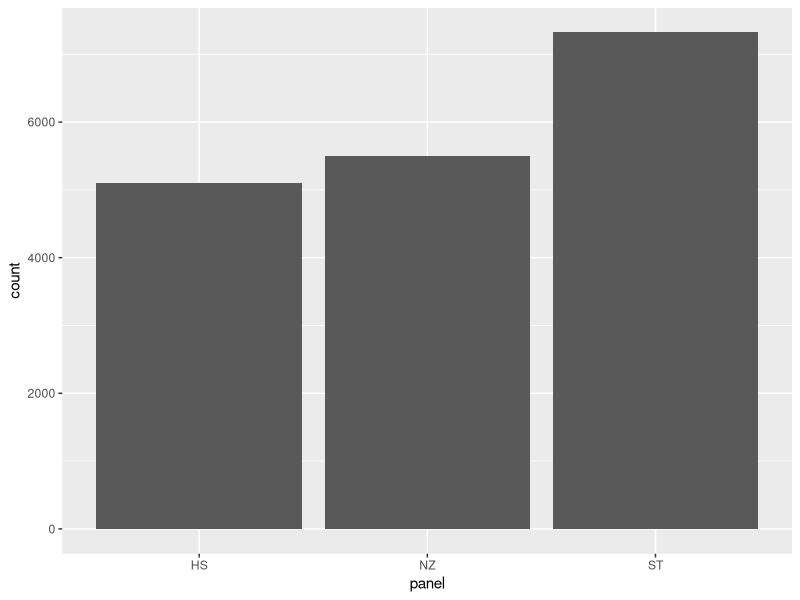
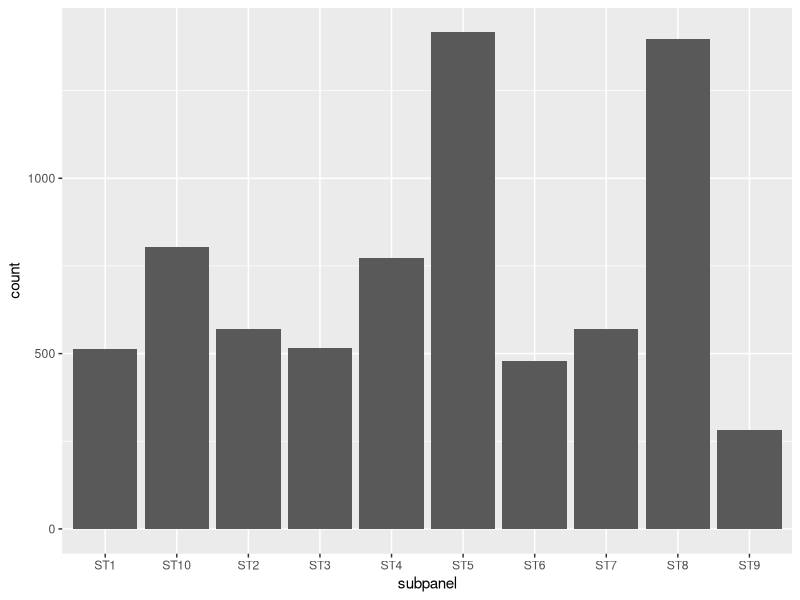
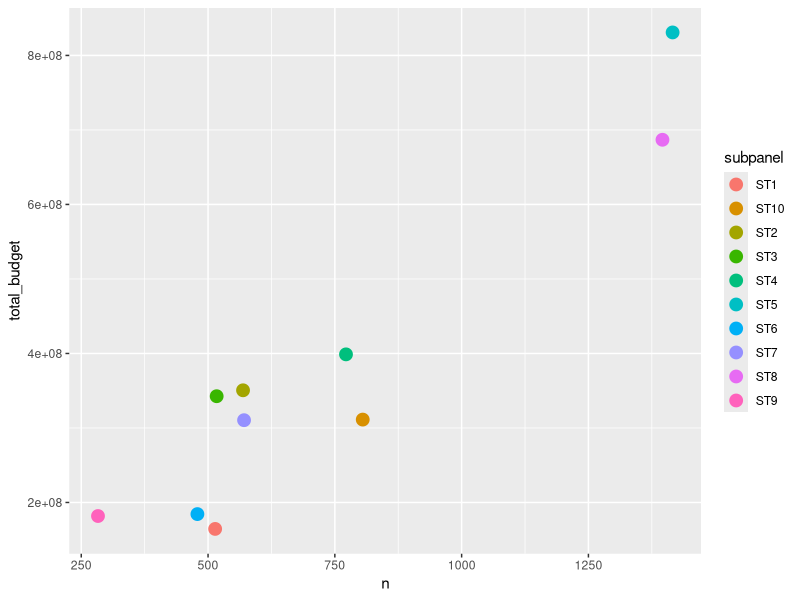
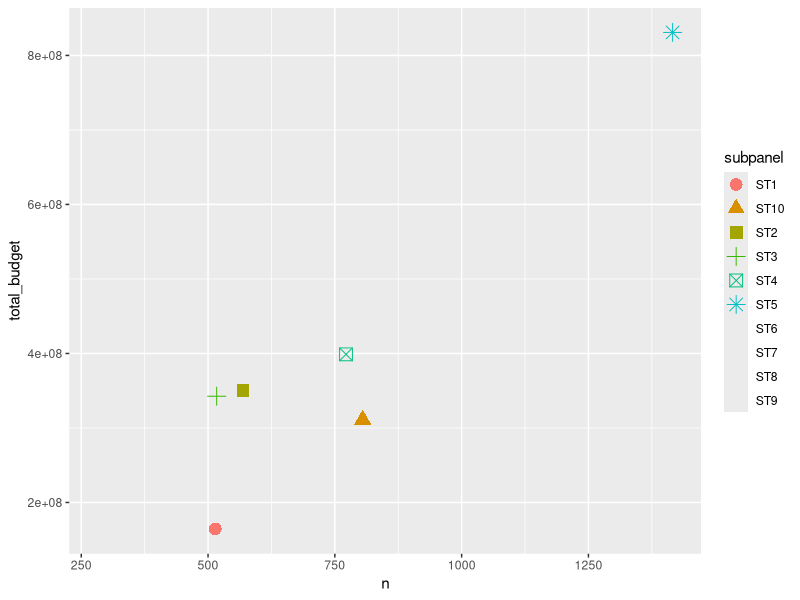
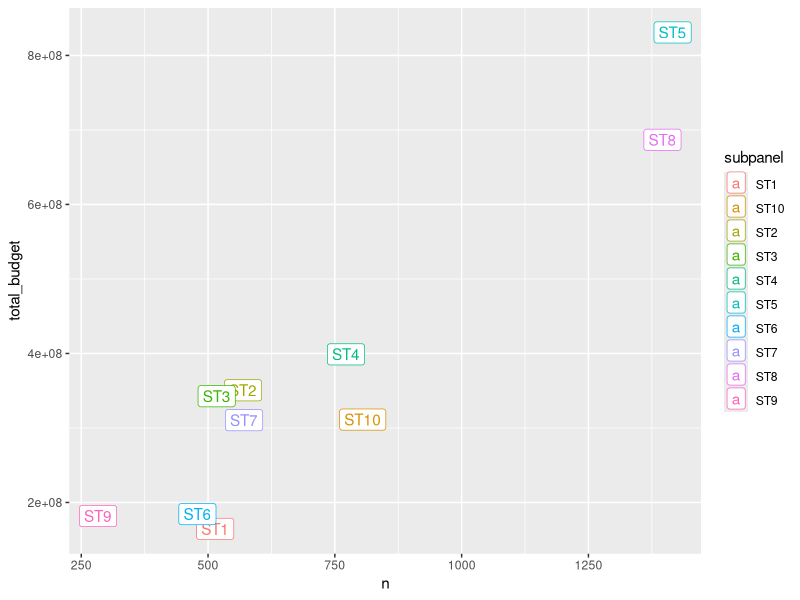
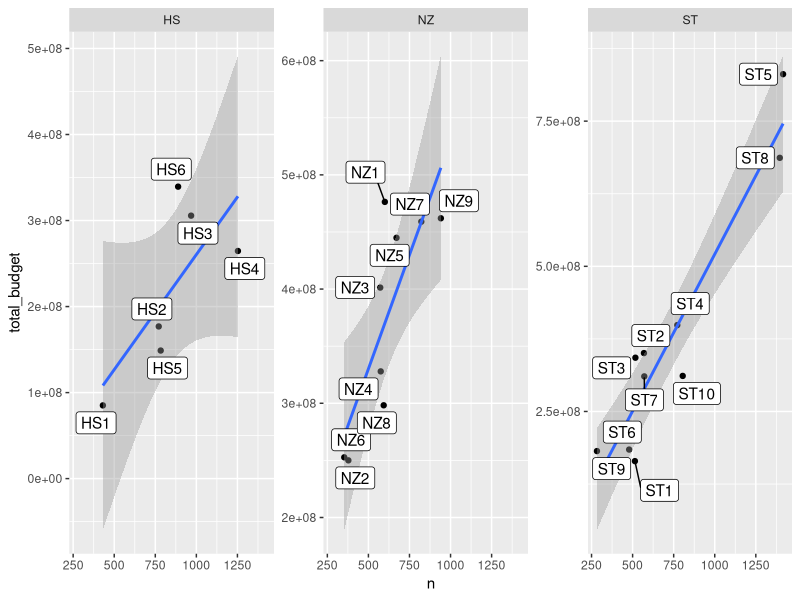
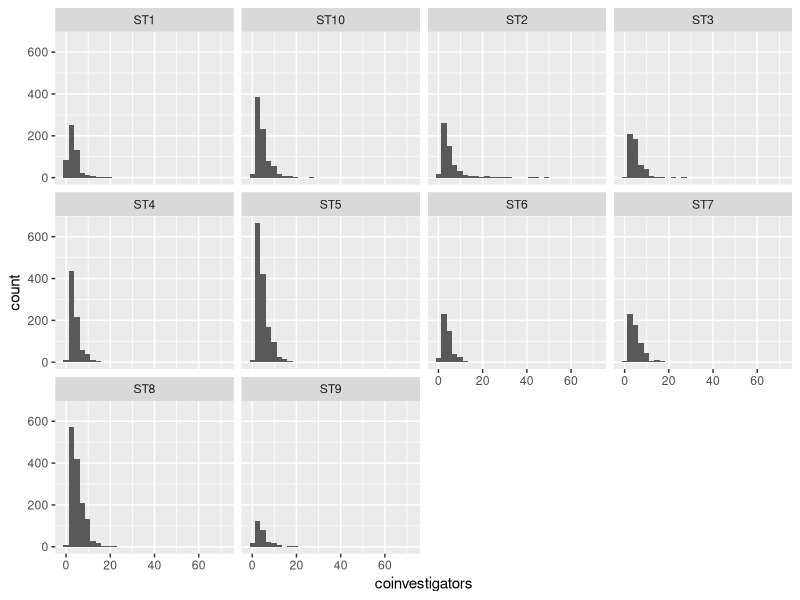
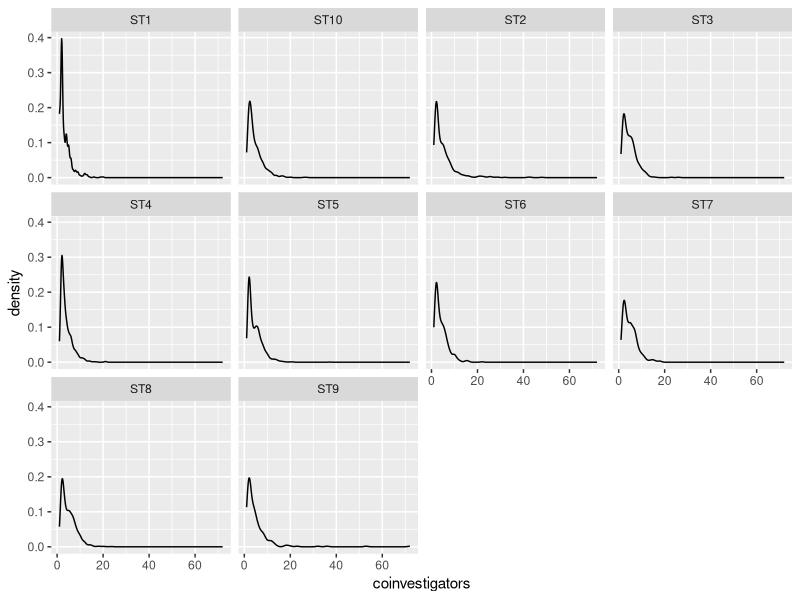

These figures' R source, in order:
library(ggplot2)
library(dplyr)

dane <- read.csv("./data/ncn_grants.csv")

ggplot(data = dane, mapping = aes(x = panel)) +
  geom_bar()

filter(dane, panel == "ST") %>% 
  ggplot(aes(x = subpanel)) +
  geom_bar()

filter(dane, panel == "ST") %>% 
  group_by(subpanel) %>% 
  summarise(n = length(budget),
            total_budget = sum(budget)) %>% 
  ggplot(aes(x = n, y = total_budget, 
             color = subpanel)) +
  geom_point(size = 4)

filter(dane, panel == "ST") %>% 
  group_by(subpanel) %>% 
  summarise(n = length(budget),
            total_budget = sum(budget)) %>% 
  ggplot(aes(x = n, y = total_budget, 
             color = subpanel, shape = subpanel)) +
  geom_point(size = 4)

filter(dane, panel == "ST") %>% 
  group_by(subpanel) %>% 
  summarise(n = length(budget),
            total_budget = sum(budget)) %>% 
  ggplot(aes(x = n, y = total_budget, 
             color = subpanel, label = subpanel)) +
  geom_label()

library(ggrepel)

group_by(dane, panel, subpanel) %>% 
  summarise(n = length(budget),
            total_budget = sum(budget)) %>% 
  ggplot(aes(x = n, y = total_budget, 
             label = subpanel)) +
  geom_point() +
  geom_smooth(method = "lm") +
  geom_label_repel() +
  facet_wrap(~ panel, scales = "free_y")

filter(dane, panel == "ST") %>% 
  ggplot(aes(x = coinvestigators)) +
  geom_histogram() +
  facet_wrap(~ subpanel)

filter(dane, panel == "ST") %>% 
  ggplot(aes(x = coinvestigators)) +
  geom_density() +
  facet_wrap(~ subpanel)

filter(dane, panel == "ST") %>% 
  ggplot(aes(x = subpanel, y = coinvestigators)) +
  geom_boxplot()

filter(dane, panel == "ST") %>% 
  ggplot(aes(x = subpanel, y = budget)) +
  geom_boxplot()

filter(dane, panel == "ST") %>% 
  ggplot(aes(x = subpanel, y = budget)) +
  geom_boxplot() +
  geom_violin(fill = NA)

p <- ggplot(dane, aes(x = subpanel, y = budget)) +
  geom_boxplot(outlier.color = NA) +
  geom_violin(fill = NA) +
  facet_wrap(~ panel, ncol = 1, scales = "free_x")

p + ggtitle("Genialny obrazek Michała")

png("nazwa.png", width = 600, height = 1000)
print(p)
dev.off()

# bmp, jpeg

pdf(file = "nazwa.pdf", width = 5, height = 8)
print(p)
dev.off()

# cairo_pdf, cairo_ps, svglite
# ggsave()

ggplot(dane, aes(x = panel, label = panel)) +
  geom_bar() +
  geom_label(stat = "count")


ggplot(dane, aes(x = panel, label = ..count..)) +
  geom_bar() +
  geom_label(stat = "count")

filter(dane, subpanel %in% c("NZ2", "NZ8",
                             "ST1", "ST6")) %>% 
  ggplot(aes(x = panel, fill = subpanel,
             label = ..count..)) +
  geom_bar(position = "dodge")

filter(dane, subpanel %in% c("NZ2", "NZ8",
                             "ST1", "ST6")) %>% 
  ggplot(aes(x = panel, fill = subpanel,
             label = ..count.., color = subpanel)) +
  geom_bar(position = position_dodge(width = 1)) +
  geom_label(stat = "count", 
             position = position_dodge(width = 1),
             fill = "white")
